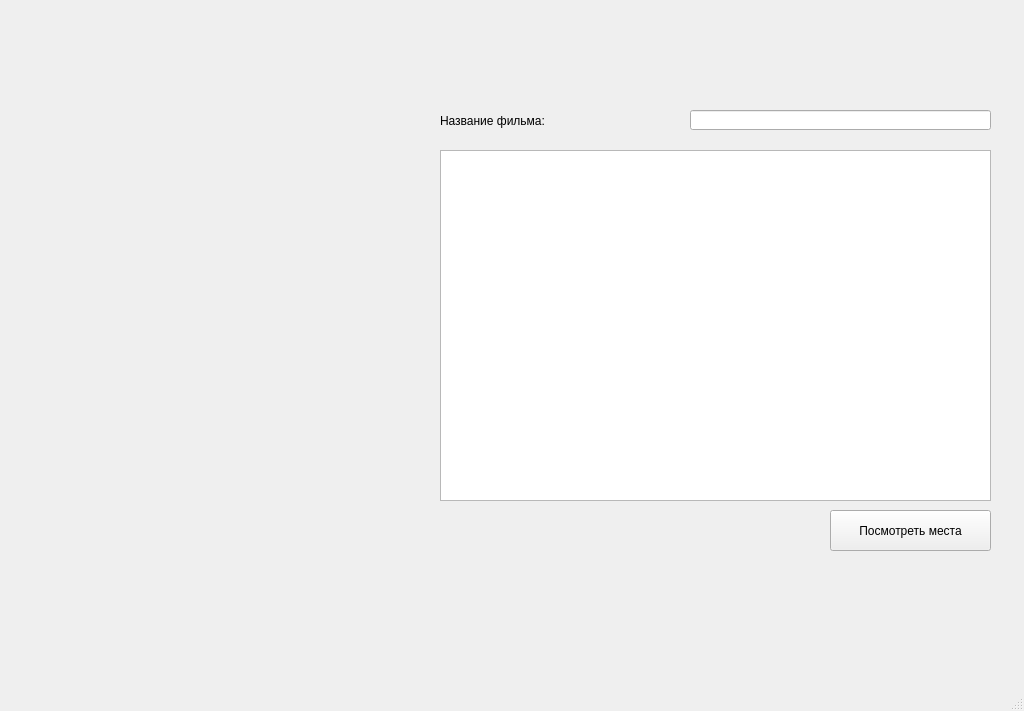
<?xml version="1.0" encoding="UTF-8"?>
<ui version="4.0">
 <class>MainWindow</class>
 <widget class="QMainWindow" name="MainWindow">
  <property name="geometry">
   <rect>
    <x>0</x>
    <y>0</y>
    <width>1024</width>
    <height>711</height>
   </rect>
  </property>
  <property name="windowTitle">
   <string>MainWindow</string>
  </property>
  <widget class="QWidget" name="centralwidget">
   <widget class="QTableWidget" name="movies">
    <property name="geometry">
     <rect>
      <x>440</x>
      <y>150</y>
      <width>551</width>
      <height>351</height>
     </rect>
    </property>
   </widget>
   <widget class="QLabel" name="label_name">
    <property name="geometry">
     <rect>
      <x>440</x>
      <y>110</y>
      <width>241</width>
      <height>21</height>
     </rect>
    </property>
    <property name="text">
     <string>Название фильма:</string>
    </property>
   </widget>
   <widget class="QLineEdit" name="title">
    <property name="geometry">
     <rect>
      <x>690</x>
      <y>110</y>
      <width>301</width>
      <height>20</height>
     </rect>
    </property>
    <property name="maxLength">
     <number>27</number>
    </property>
   </widget>
   <widget class="QPushButton" name="look_button">
    <property name="geometry">
     <rect>
      <x>830</x>
      <y>510</y>
      <width>161</width>
      <height>41</height>
     </rect>
    </property>
    <property name="text">
     <string>Посмотреть места</string>
    </property>
   </widget>
  </widget>
  <widget class="QStatusBar" name="statusbar"/>
 </widget>
 <resources/>
 <connections/>
</ui>
